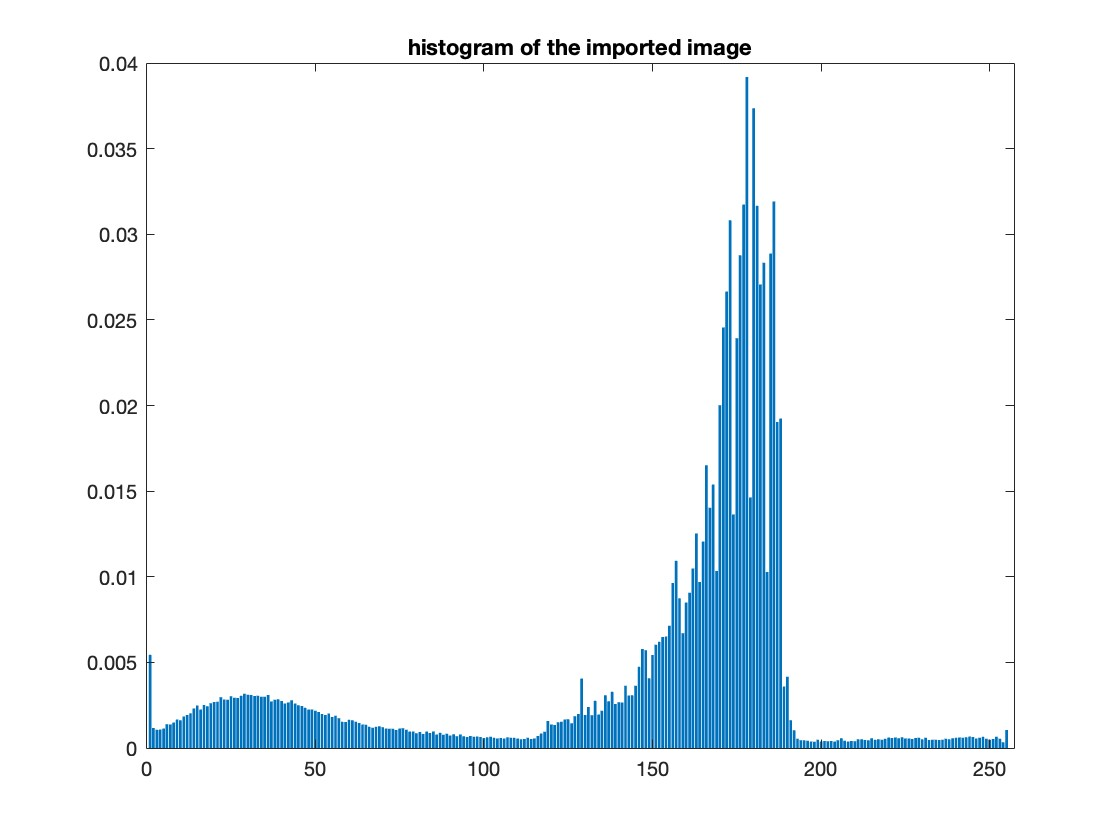
%> input picture src/histogram_original.jpg, 1120 x 840 px
$ octave --eval "result = filip_function('histogram_original.jpg');"   (GNU Octave 9; MATLAB toolbox functions it lacks are replaced by stand-ins)
%> lines starting %> are read from the running program, lines starting %| are printed output that depends on the picture; in (x1, y1, x2, y2) boxes, pixels count from 0 and x2, y2 are one past the last pixel; in counts of white or black regions, pixels touching at a corner belong together; the program's own positions count from 1
function mask = filip_function(imname)
%> called with imname = 'histogram_original.jpg'

%extract the image
im_all=double(imread(imname));
im=im_all(:,:,1);
imageSize=size(im);
%> imageSize = [840 1120]
im=im(1:min(imageSize),1:min(imageSize));
%> im: size 840x840 double

%lowpass filter
im_l=zeros(size(im_all));
im_mask=zeros(size(im_all));
for i=1:3
    sigma=6; % order of the filter
    im_l(:,:,i)=imgaussfilt(im_all(:,:,i),sigma);
    im_mask(:,:,i)=im_all(:,:,i)-im_l(:,:,i);
end
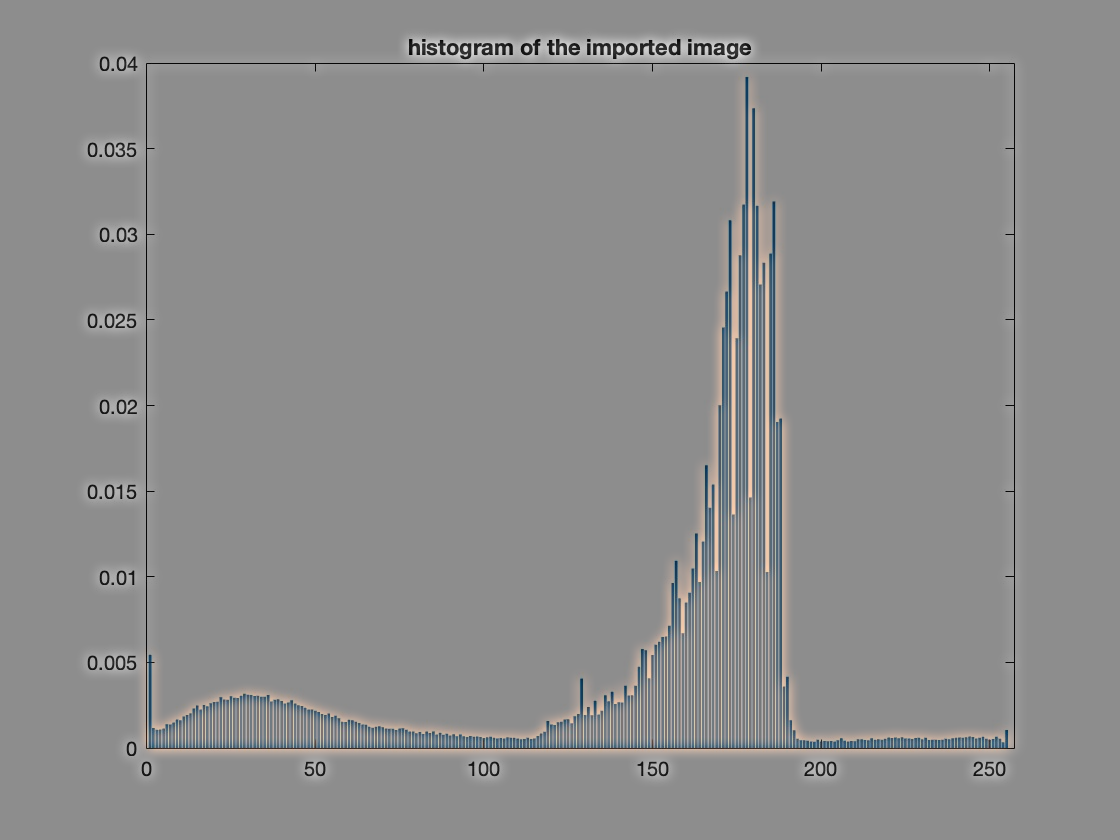
%> im_mask: size 840x1120x3 double; mean R, G, B 0, 0, 0; drawn with min black and max white

A=2;
im_mask=mean(im_mask,3);
%> im_mask: size 840x1120 double
im_all=im_all+im_mask.*A; %A sharp factor

% filter2
im_all_new=zeros(size(im_all));
for i=1:3
    im_tmp=im_all(:,:,i);
    h=fspecial('log',60,7);
    im_filt_h=imfilter(im_tmp,h);
    im_filt_v=imfilter(im_tmp,h');
    im_filt=im_filt_h+im_filt_v;
    im_filt=uint8(im_filt);
    im_all_new(:,:,i)=im_filt;
end
%> this loop made 3 passes
%> pass 1, in filip_function, `im_filt_h=imfilter(im_tmp,h);`:
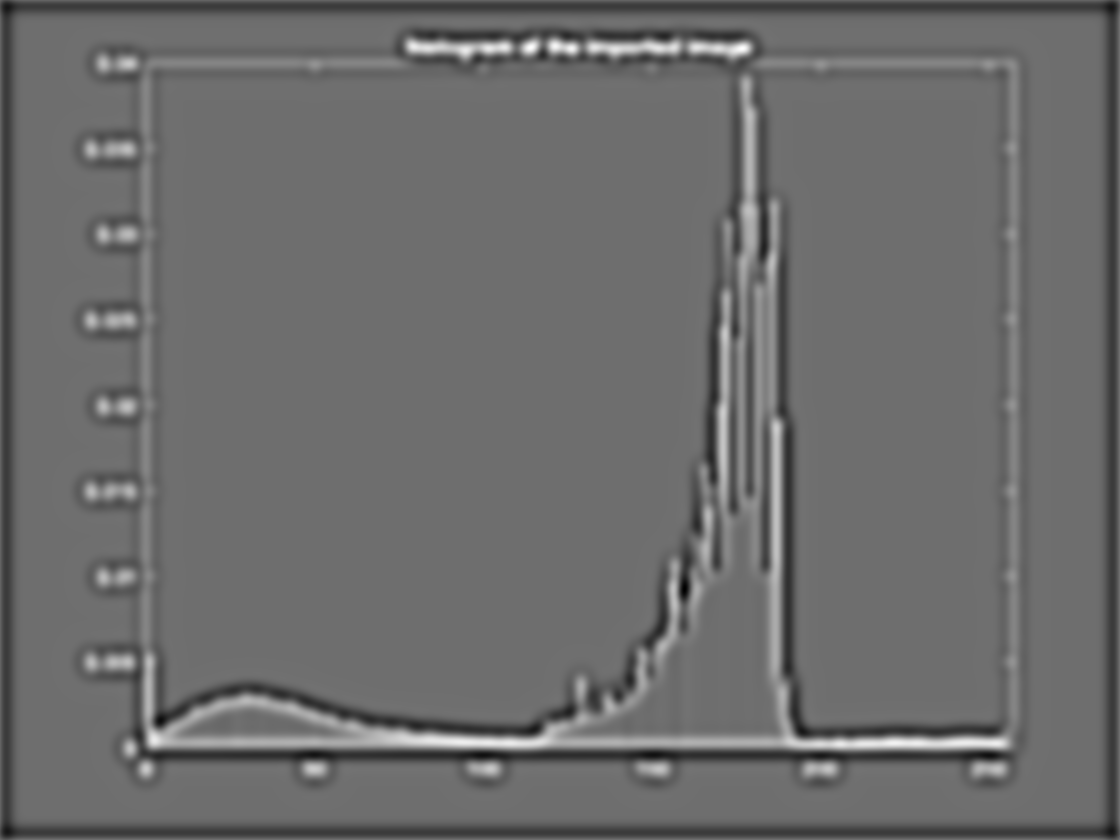
%> im_filt_h: size 840x1120 double; min -2.72, max 3.53, mean -0.0601; drawn with min black and max white
im_edge=mean(im_all_new,3);

%make binary and imfill
im_edge(im_edge>0)=1;
im_edge((end-10):end,:)=1;
im_edge(:,1:2)=1;
im_edge(:,(end-1):end)=1;
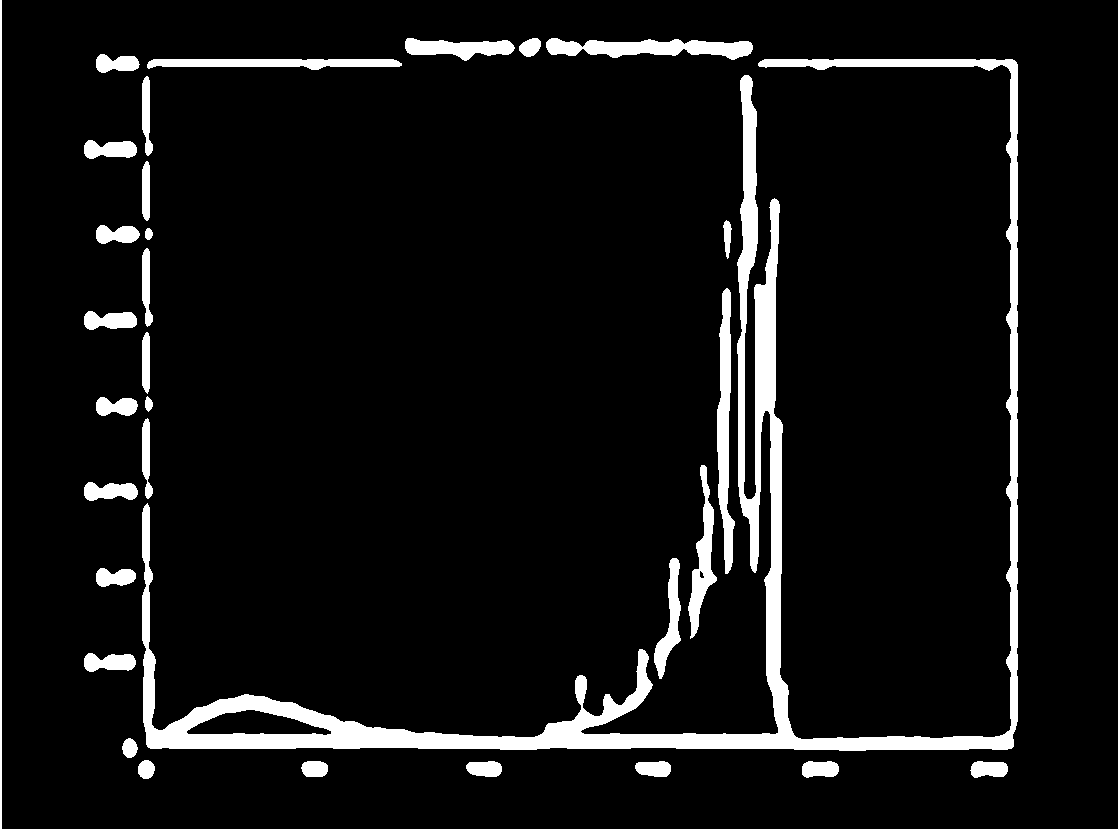
%> im_edge: size 840x1120 double; values 0 (black) and 1 (white), 8.5% white; 32 white regions, largest, box (x1, y1, x2, y2) and area: (142, 59, 1018, 751) 40791, (0, 0, 1120, 840) 15636, (717, 288, 735, 574) 2856
im_fill=uint8(imfill(im_edge,26,'holes'));
%> im_fill: size 840x1120 uint8; values 0 (black) and 1 (white), 8.8% white; 32 white regions, largest, box (x1, y1, x2, y2) and area: (142, 59, 1018, 751) 42989, (0, 0, 1120, 840) 15636, (717, 288, 735, 574) 2856

%bonus
sigma=4;
im_fill_smot=imgaussfilt(im_fill,sigma);
%> im_fill_smot: size 840x1120 uint8; values 0 (black) and 1 (white), 8.5% white; 42 white regions (1 under 20 px), largest, box (x1, y1, x2, y2) and area: (143, 59, 1018, 751) 36260, (0, 0, 1120, 840) 15660, (738, 76, 758, 326) 3097

im_fill2=imfill(im_fill_smot);

%finalize mask
se = strel('disk',100);
im_close=imclose(im_fill2,se);
%> im_close: size 840x1120 uint8; values 0 (black) and 1 (white), 40.9% white; 1 white region, box (x1, y1, x2, y2) and area: (0, 0, 1120, 840) 385209

im_fill3=imfill(im_close);
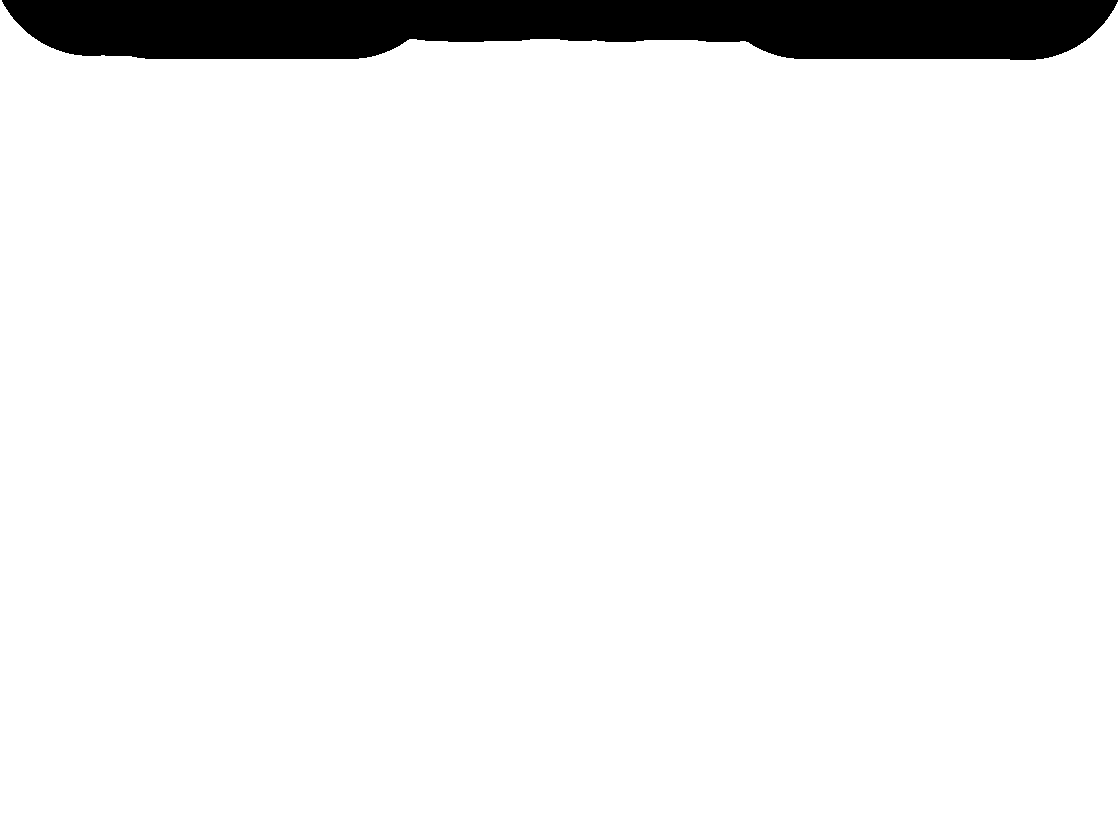
%> im_fill3: size 840x1120 uint8; values 0 (black) and 1 (white), 94.1% white; 1 black region, box (x1, y1, x2, y2) and area: (2, 0, 1118, 60) 55769

% mask
mask=double(im_fill3);
%mask = double(im_close);

end
